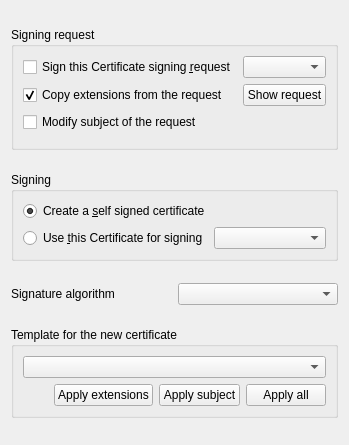
     <widget class="QWidget" name="tab_0">
      <attribute name="title">
       <string>Source</string>
      </attribute>
      <layout class="QVBoxLayout" name="verticalLayout_4">
       <item>
        <spacer>
         <property name="orientation">
          <enum>Qt::Vertical</enum>
         </property>
         <property name="sizeType">
          <enum>QSizePolicy::Expanding</enum>
         </property>
         <property name="sizeHint" stdset="0">
          <size>
           <width>20</width>
           <height>16</height>
          </size>
         </property>
        </spacer>
       </item>
       <item>
        <widget class="QGroupBox" name="requestBox">
         <property name="title">
          <string>Signing request</string>
         </property>
         <layout class="QVBoxLayout">
          <item>
           <widget class="QWidget" name="reqWidget" native="true">
            <layout class="QGridLayout">
             <property name="margin">
              <number>0</number>
             </property>
             <item row="0" column="1">
              <widget class="itemComboReq" name="reqList"/>
             </item>
             <item row="1" column="1">
              <widget class="QPushButton" name="showReqBut">
               <property name="text">
                <string>Show request</string>
               </property>
              </widget>
             </item>
             <item row="0" column="0">
              <widget class="QCheckBox" name="fromReqCB">
               <property name="text">
                <string>Sign this Certificate signing &amp;request</string>
               </property>
              </widget>
             </item>
             <item row="1" column="0">
              <widget class="QCheckBox" name="copyReqExtCB">
               <property name="text">
                <string>Copy extensions from the request</string>
               </property>
               <property name="checked">
                <bool>true</bool>
               </property>
              </widget>
             </item>
             <item row="2" column="0">
              <widget class="QCheckBox" name="reqSubChange">
               <property name="text">
                <string>Modify subject of the request</string>
               </property>
              </widget>
             </item>
            </layout>
           </widget>
          </item>
          <item>
           <widget class="QWidget" name="attrWidget" native="true">
           </widget>
          </item>
         </layout>
        </widget>
       </item>
       <item>
        <spacer>
         <property name="orientation">
          <enum>Qt::Vertical</enum>
         </property>
         <property name="sizeType">
          <enum>QSizePolicy::Expanding</enum>
         </property>
         <property name="sizeHint" stdset="0">
          <size>
           <width>20</width>
           <height>16</height>
          </size>
         </property>
        </spacer>
       </item>
       <item>
        <widget class="QGroupBox" name="signerBox">
         <property name="title">
          <string>Signing</string>
         </property>
         <layout class="QVBoxLayout">
          <item>
           <layout class="QHBoxLayout">
            <item>
             <widget class="QRadioButton" name="selfSignRB">
              <property name="text">
               <string>Create a &amp;self signed certificate</string>
              </property>
              <property name="checked">
               <bool>true</bool>
              </property>
             </widget>
            </item>
           </layout>
          </item>
          <item>
           <layout class="QHBoxLayout">
            <item>
             <widget class="QRadioButton" name="foreignSignRB">
              <property name="text">
               <string>Use &amp;this Certificate for signing</string>
              </property>
             </widget>
            </item>
            <item>
             <widget class="itemComboCert" name="certList">
              <property name="toolTip">
               <string>All certificates in your database that can create valid signatures</string>
              </property>
             </widget>
            </item>
           </layout>
          </item>
         </layout>
        </widget>
       </item>
       <item>
        <spacer>
         <property name="orientation">
          <enum>Qt::Vertical</enum>
         </property>
         <property name="sizeHint" stdset="0">
          <size>
           <width>20</width>
           <height>16</height>
          </size>
         </property>
        </spacer>
       </item>
       <item>
        <layout class="QHBoxLayout">
         <item>
          <widget class="QLabel" name="label">
           <property name="text">
            <string>Signature algorithm</string>
           </property>
          </widget>
         </item>
         <item>
          <widget class="hashBox" name="hashAlgo"/>
         </item>
        </layout>
       </item>
       <item>
        <spacer>
         <property name="orientation">
          <enum>Qt::Vertical</enum>
         </property>
         <property name="sizeType">
          <enum>QSizePolicy::Expanding</enum>
         </property>
         <property name="sizeHint" stdset="0">
          <size>
           <width>20</width>
           <height>16</height>
          </size>
         </property>
        </spacer>
       </item>
       <item>
        <widget class="QGroupBox" name="templBox">
         <property name="title">
          <string>Template for the new certificate</string>
         </property>
         <layout class="QVBoxLayout" name="verticalLayout_3">
          <item>
           <widget class="itemComboTemp" name="tempList">
            <property name="sizePolicy">
             <sizepolicy hsizetype="Expanding" vsizetype="Fixed">
              <horstretch>0</horstretch>
              <verstretch>0</verstretch>
             </sizepolicy>
            </property>
            <property name="toolTip">
             <string>All available templates</string>
            </property>
           </widget>
          </item>
          <item>
           <layout class="QHBoxLayout" name="horizontalLayout_2">
            <item>
             <spacer name="horizontalSpacer">
              <property name="orientation">
               <enum>Qt::Horizontal</enum>
              </property>
              <property name="sizeHint" stdset="0">
               <size>
                <width>13</width>
                <height>20</height>
               </size>
              </property>
             </spacer>
            </item>
            <item>
             <widget class="QPushButton" name="applyExtensions">
              <property name="text">
               <string>Apply extensions</string>
              </property>
             </widget>
            </item>
            <item>
             <widget class="QPushButton" name="applySubject">
              <property name="text">
               <string>Apply subject</string>
              </property>
             </widget>
            </item>
            <item>
             <widget class="QPushButton" name="applyTemplate">
              <property name="sizePolicy">
               <sizepolicy hsizetype="Minimum" vsizetype="Fixed">
                <horstretch>0</horstretch>
                <verstretch>0</verstretch>
               </sizepolicy>
              </property>
              <property name="text">
               <string>Apply all</string>
              </property>
             </widget>
            </item>
           </layout>
          </item>
         </layout>
        </widget>
       </item>
       <item>
        <spacer>
         <property name="orientation">
          <enum>Qt::Vertical</enum>
         </property>
         <property name="sizeType">
          <enum>QSizePolicy::Expanding</enum>
         </property>
         <property name="sizeHint" stdset="0">
          <size>
           <width>20</width>
           <height>16</height>
          </size>
         </property>
        </spacer>
       </item>
      </layout>
     </widget>
